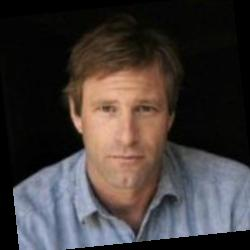
#> input picture CV/Assignment 2/Train/Aaron_Eckhart.jpg, 250 x 250 px; its folder holds only this picture in this run
$ python q4.py
#> lines starting #> are read from the running program, lines starting #| are printed output that depends on the picture
import os
import numpy as np
from PIL import Image
import math

# Function to calculate gradients using Sobel operators
def calculateGradients(image):
    sobel_x = [[-1, 0, 1], [-2, 0, 2], [-1, 0, 1]]
    sobel_y = [[-1, -2, -1], [0, 0, 0], [1, 2, 1]]

    gradient_x = [[0 for _ in range(len(image[0]))] for _ in range(len(image))]
    gradient_y = [[0 for _ in range(len(image[0]))] for _ in range(len(image))]

    for i in range(1, len(image) - 1):
        for j in range(1, len(image[0]) - 1):
            gx = (sobel_x[0][0] * image[i - 1][j - 1] + sobel_x[0][1] * image[i - 1][j] + sobel_x[0][2] * image[i - 1][j + 1] +
                  sobel_x[1][0] * image[i][j - 1] + sobel_x[1][1] * image[i][j] + sobel_x[1][2] * image[i][j + 1] +
                  sobel_x[2][0] * image[i + 1][j - 1] + sobel_x[2][1] * image[i + 1][j] + sobel_x[2][2] * image[i + 1][j + 1])

            gy = (sobel_y[0][0] * image[i - 1][j - 1] + sobel_y[0][1] * image[i - 1][j] + sobel_y[0][2] * image[i - 1][j + 1] +
                  sobel_y[1][0] * image[i][j - 1] + sobel_y[1][1] * image[i][j] + sobel_y[1][2] * image[i][j + 1] +
                  sobel_y[2][0] * image[i + 1][j - 1] + sobel_y[2][1] * image[i + 1][j] + sobel_y[2][2] * image[i + 1][j + 1])

            gradient_x[i][j] = gx
            gradient_y[i][j] = gy

    return gradient_x, gradient_y

# Function to calculate HOG features for a cell
def calculateCellHistogram(magnitude, gradient_x, gradient_y, num_bins=9):
    histogram = [0] * num_bins
    bin_width = 180 / num_bins

    for i in range(len(magnitude)):
        for j in range(len(magnitude[0])):
            gradient_angle = math.degrees(math.atan2(gradient_y[i][j], gradient_x[i][j])) % 180
            weight = 1 - abs(magnitude[i][j] - 1)  # Tri-linear interpolation

            bin_index_low = int(gradient_angle // bin_width) % num_bins
            bin_index_high = (bin_index_low + 1) % num_bins

            histogram[bin_index_low] += (1 - (gradient_angle % bin_width) / bin_width) * weight * magnitude[i][j]
            histogram[bin_index_high] += ((gradient_angle % bin_width) / bin_width) * weight * magnitude[i][j]

    return histogram

# Function to calculate HOG features for an image
def calculateHOGFeatures(image, cell_size=(8, 8), block_size=(2, 2), num_bins=9):
    gradient_x, gradient_y = calculateGradients(image)
    magnitude = [[math.sqrt(gradient_x[i][j] ** 2 + gradient_y[i][j] ** 2) for j in range(len(gradient_x[0]))] for i in range(len(gradient_x))]

    cell_histograms = []
    for i in range(0, len(magnitude), cell_size[0]):
        for j in range(0, len(magnitude[0]), cell_size[1]):
            cell_magnitude = [magnitude[p][j:j+cell_size[1]] for p in range(i, i+cell_size[0])]
            cell_histogram = calculateCellHistogram(cell_magnitude, gradient_x[i:i+cell_size[0]], gradient_y[i:i+cell_size[0]], num_bins)
            cell_histograms.append(cell_histogram)

    return [item for sublist in cell_histograms for item in sublist]

# Function to process images from a directory and save HOG features and labels to CSV
def process_images(directory, output_csv):
#> called with directory = 'Train', output_csv = 'Train.csv'
    features = []
    labels = []
    for filename in os.listdir(directory):
        if filename.endswith(".jpg") or filename.endswith(".png"):
            img_path = os.path.join(directory, filename)
            img = np.array(Image.open(img_path).convert('L'))  # Convert to grayscale
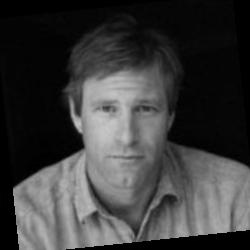
#> img: shape (250, 250); min 0, max 200, mean 60.1
            hog_features = calculateHOGFeatures(img)
#> in calculateGradients, `gradient_x = [[0 for _ in range(len(image[0]))] for _ in range(len(ima..`: gradient_x = 250 items
#> the loop in calculateHOGFeatures, `for i in range(0, len(magnitude), cell_size[0]):` made 32 passes
#> i on passes 2 to 13: 8, 16, 24, 32, 40, 48, 56, 64, 72, 80, 88, 96
            features.append(hog_features)
            label = os.path.splitext(filename)[0]
            labels.append(label)

    with open(output_csv, 'w') as f:
        for feature, label in zip(features, labels):
            line = ",".join(map(str, feature)) + "," + label + "\n"
            f.write(line)

# Paths to train, validation, and test directories
train_directory = "Train"
val_directory = "Val"
test_directory = "Test"

# Generate CSV files for train, validation, and test data
#> (the run stopped early here; a loop or call above may not have finished)

$ run again, on CV/Assignment 2/Train/Aaron_Sorkin.jpg
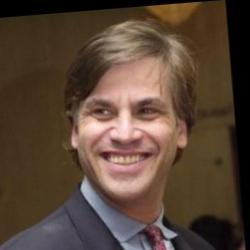
#> input picture CV/Assignment 2/Train/Aaron_Sorkin.jpg, 250 x 250 px
#> in process_images, `img = np.array(Image.open(img_path).convert('L'))`:
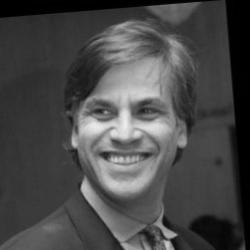
#> img: shape (250, 250); min 0, max 237, mean 72.6
#> in calculateGradients, `gradient_x = [[0 for _ in range(len(image[0]))] for _ in range(len(ima..`: gradient_x = 250 items
#> the loop in calculateHOGFeatures, `for i in range(0, len(magnitude), cell_size[0]):` made 32 passes
#> i on passes 2 to 9: 8, 16, 24, 32, 40, 48, 56, 64

$ run again, on CV/Assignment 2/Train/Abba_Eban.jpg
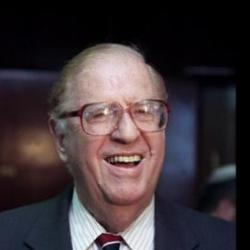
#> input picture CV/Assignment 2/Train/Abba_Eban.jpg, 250 x 250 px
#> in process_images, `img = np.array(Image.open(img_path).convert('L'))`:
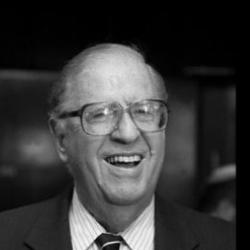
#> img: shape (250, 250); min 0, max 249, mean 56.4
#> in calculateGradients, `gradient_x = [[0 for _ in range(len(image[0]))] for _ in range(len(ima..`: gradient_x = 250 items
#> the loop in calculateHOGFeatures, `for i in range(0, len(magnitude), cell_size[0]):` made 32 passes
#> i on passes 2 to 9: 8, 16, 24, 32, 40, 48, 56, 64

$ run again, on CV/Assignment 2/Train/Abdullah_.jpg
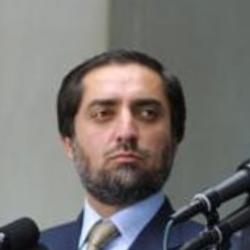
#> input picture CV/Assignment 2/Train/Abdullah_.jpg, 250 x 250 px
#> in process_images, `img = np.array(Image.open(img_path).convert('L'))`:
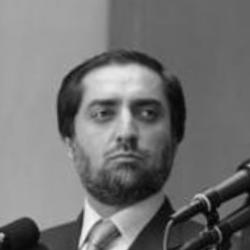
#> img: shape (250, 250); min 1, max 247, mean 115.3
#> in calculateGradients, `gradient_x = [[0 for _ in range(len(image[0]))] for _ in range(len(ima..`: gradient_x = 250 items
#> the loop in calculateHOGFeatures, `for i in range(0, len(magnitude), cell_size[0]):` made 32 passes
#> i on passes 2 to 9: 8, 16, 24, 32, 40, 48, 56, 64

$ run again, on CV/Assignment 2/Train/Aaron_Patterson.jpg
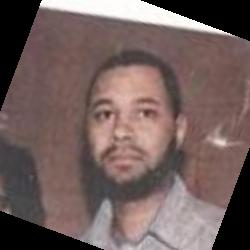
#> input picture CV/Assignment 2/Train/Aaron_Patterson.jpg, 250 x 250 px
#> in process_images, `img = np.array(Image.open(img_path).convert('L'))`:
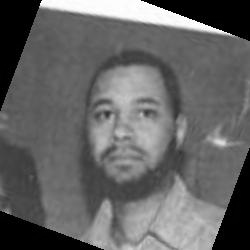
#> img: shape (250, 250); min 0, max 255, mean 100.6
#> in calculateGradients, `gradient_x = [[0 for _ in range(len(image[0]))] for _ in range(len(ima..`: gradient_x = 250 items
#> the loop in calculateHOGFeatures, `for i in range(0, len(magnitude), cell_size[0]):` made 32 passes
#> i on passes 2 to 9: 8, 16, 24, 32, 40, 48, 56, 64
